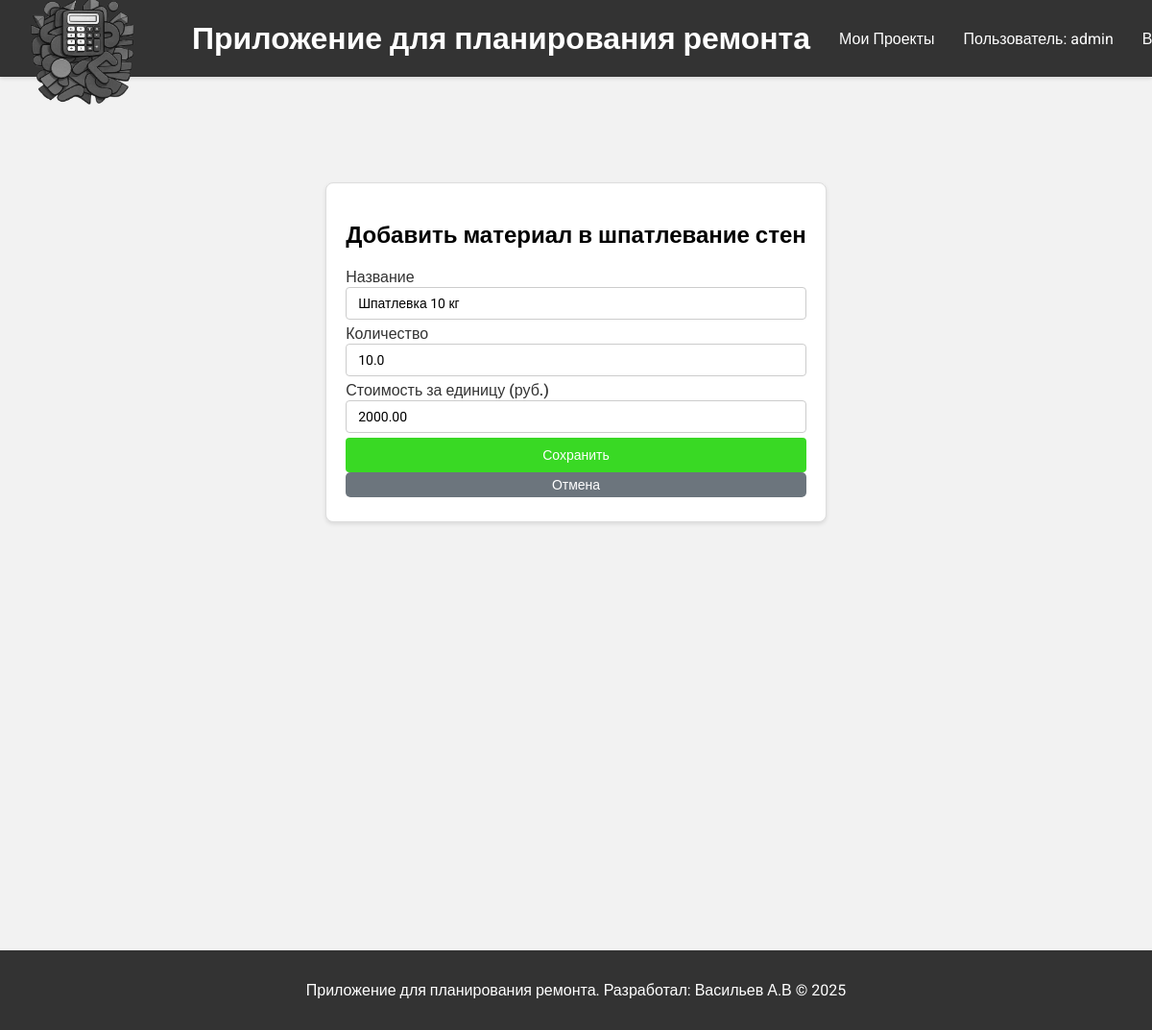
Screenshot of /material/2/edit/ (signed in) with the database file from the repository.
### repairs/models.py (models this page shows, shortened)
class Work(models.Model):
    room = models.ForeignKey(Room, on_delete=models.CASCADE)
    name = models.CharField(max_length=100)
    description = models.TextField(blank=True)
    cost = models.DecimalField(max_digits=10, decimal_places=2)
    date = models.DateField(default=timezone.now, blank=True, null=True)

class Material(models.Model):
    work = models.ForeignKey(Work, on_delete=models.CASCADE, related_name='material_set', null=True, blank=True )
    name = models.CharField(max_length=100)
    quantity = models.FloatField()
    cost = models.DecimalField(max_digits=10, decimal_places=2)

### repairs/views.py (the view)
# urls.py: path('material/<int:material_id>/edit/', views.material_edit, name='material_edit'),
@login_required
def material_edit(request, material_id):  # (12.09.25) material_edit: Редактирует существующий материал.
    material = get_object_or_404(Material, pk=material_id)
    if request.method == 'POST':
        form = MaterialForm(request.POST, instance=material)
        if form.is_valid():
            form.save()
            return redirect(reverse('apartment_detail',
                                    kwargs={'pk': material.work.room.apartment.id}) + '#rooms')
        else:
            return render(request, 'repairs/material_form.html',
                          {'form': form, 'work': material.work,
                           'error': 'Пожалуйста, исправьте ошибки в форме'})
    else:
        form = MaterialForm(instance=material)
    return render(request, 'repairs/material_form.html', {'form': form, 'work': material.work})

### repairs/forms.py
class MaterialForm(forms.ModelForm):
    class Meta:
        model = Material
        fields = ['name', 'quantity', 'cost']
        widgets = {
            'name': forms.TextInput(attrs={'class': 'form-control'}),
            'quantity': forms.NumberInput(attrs={'class': 'form-control'}),
            'cost': forms.NumberInput(attrs={'class': 'form-control'}),
        }
        labels = {
            'name': 'Название',
            'quantity': 'Количество',
            'cost': 'Стоимость за единицу (руб.)',
        }

### repairs/templates/repairs/material_form.html (shortened to what this page needs)
{% extends 'repairs/base.html' %}
{% block content %}
<div class="container">
    <div class="form-container">
        <h2>{% if material %}Редактировать материал в {{ work.name }}{% else %}Добавить материал в {{ work.name }}{% endif %}</h2>
        <form method="POST">
            {% for field in form %}
            <div class="form-group">
                <label for="{{ field.id_for_label }}">{{ field.label }}</label>
                {{ field }}
            </div>
            {% endfor %}
            <div class="form-group">
                <button type="submit" class="button-primary">Сохранить</button>
                <a href="{% url 'apartment_detail' work.room.apartment.id %}" class="button-secondary">Отмена</a>
            </div>
        </form>
    </div>
</div>
{% endblock %}

### repairs/templates/repairs/base.html (shortened to what this page needs)
<!DOCTYPE html>
{% load static %}
<html lang="ru">
<head>
    <link rel="stylesheet" href="{% static 'repairs/styles.css' %}">
</head>
<body>
<div class="container">
    <header>
        <div class="header-left">
            <a href="{% url 'index' %}">
                <img src="{% static 'repairs/logo.png' %}" alt="Logo" class="logo">
            </a>
            <h1>Приложение для планирования ремонта</h1>
        </div>
        <nav class="header-right">
            <a href="{% url 'apartment' %}"
               style="background: none; padding: 0; color: #fff; text-decoration: none; margin-right: 30px;">Мои
                Проекты</a>
            {% if user.is_authenticated %}
            <span>Пользователь: {{ user.username }} </span>
            <form method="POST" action="{% url 'logoutuser' %}" class="logout-button" style="margin-right: 20px;">
                <button type="submit" class="nav-item">Выйти</button>
            </form>
            {% else %}
            <a href="{% url 'loginuser' %}" class="nav-item">Войти</a>
            <a href="{% url 'signupuser' %}" class="nav-item">Регистрация</a>
            {% endif %}
        </nav>
    </header>
    <main class="content">
        {% block content %}
        {% endblock %}
    </main>
    <footer>
        <p>Приложение для планирования ремонта. Разработал: Васильев А.В &copy; 2025</p>
    </footer>
</div>
</body>
</html>

### static/repairs/styles.css (style rules this page uses)
body { font-family: 'Roboto', sans-serif; font-weight: 400; font-style: normal; margin: 0; padding: 0; background: #f2f2f2; margin-top: 50px; }
header, footer { background: #333; color: #fff; padding: 1em; text-align: center; }
nav a { color: #fff; margin: 0 30px; text-decoration: none; font-family: 'Roboto', sans-serif; }
main { padding: 20px; }
form.logout-button { display: inline; }
header { display: flex; justify-content: space-between; align-items: center; padding: 20px 0; height: 80px; box-sizing: border-box; position: fixed; top: 0; left: 0; width: 100%; z-index: 1000; box-shadow: 0 2px 4px rgba(0, 0, 0, 0.1); }
.logo { width: 110px; height: auto; margin-left: 30px; margin-right: 60px; margin-top: 30px; }
.container { display: flex; flex-direction: column; min-height: 100vh; }
.content { flex-grow: 1; margin-top: 100px; }
nav { display: flex; align-items: center; }
.nav-item { margin-left: 30px; margin-right: 20px; }
.header-left { display: flex; align-items: center; white-space: nowrap; }
.header-right { display: flex; align-items: center; min-width: 300px; overflow-x: auto; white-space: nowrap; }
.logout-button button { background: none; border: none; color: #fff; cursor: pointer; font-size: 16px; padding: 0; font-family: 'Roboto', sans-serif; }
.button-primary { display: inline-block; padding: 5px 10px; text-decoration: none; border: none; cursor: pointer; font-size: 14px; background-color: #4dc26a; color: #fff; border-radius: 5px; transition: background-color 0.3s; font-family: 'Roboto', sans-serif; }
.button-secondary { display: inline-block; padding: 5px 10px; text-decoration: none; border: none; cursor: pointer; font-size: 14px; background-color: #6c757d; color: #fff; border-radius: 5px; transition: background-color 0.3s; font-family: 'Roboto', sans-serif; text-align: center; }
.form-container { max-width: 600px; margin: 20px auto; padding: 20px; background-color: #fff; border: 1px solid #ddd; border-radius: 8px; box-shadow: 0 2px 4px rgba(0, 0, 0, 0.1); }
.form-group { display: flex; flex-direction: column; margin-bottom: 5px; }
.form-group label { font-family: 'Roboto', sans-serif; font-weight: 500; margin-bottom: 1px; color: #333; }
.form-group input, .form-group textarea, .form-group select { font-family: 'Roboto', sans-serif; font-size: 14px; padding: 8px 12px; border: 1px solid #ccc; border-radius: 4px; width: 100%; max-width: 100%; box-sizing: border-box; transition: border-color 0.3s ease; }
.form-group button { font-family: 'Roboto', sans-serif; font-size: 14px; padding: 10px 20px; background-color: #39d924; color: #fff; border: none; border-radius: 4px; cursor: pointer; transition: background-color 0.3s ease; }

### rows the page displays
Work: name "шпатлевание стен"
Material: form "Шпатлевка 10 кг" "10.0" "2000.00"

### other values shown
{{ user.username }} "admin"
{{ field.label }} "Название" "Количество" "Стоимость за единицу (руб.)"
